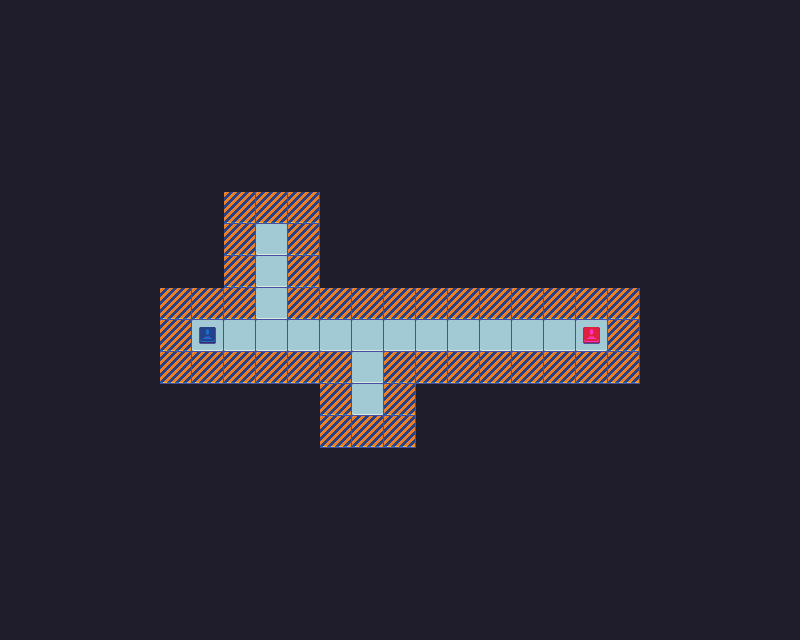

A 2D game scene composited from a Tiled map and its tileset images. What follows is a short description and the map's XML, with each tile layer's data collapsed to a summary:
An orthogonal 25x20 tile map with 32x32 px tiles, 2 tile layers (Tiles, Pickups) and 16 objects (12x solid, 2x item, start, end).

<map version="1.0" orientation="orthogonal" renderorder="right-down" width="25" height="20" tilewidth="32" tileheight="32" nextobjectid="40">
 <tileset firstgid="1" name="scifitiles-sheet" tilewidth="32" tileheight="32" tilecount="84">
  <image source="scifitiles-sheet.png" width="448" height="192" />
 </tileset>
 <layer name="Tiles" width="25" height="20">
  <data>[500 cells, 500 non-empty, 5 distinct tile ids]</data>
 </layer>
 <layer name="Pickups" width="25" height="20">
  <data>[500 cells, 0 non-empty, 0 distinct tile ids]</data>
 </layer>
 <objectgroup name="Pickups">
  <object id="22" name="item" x="256" y="224" width="32" height="32" />
  <object id="23" name="item" x="352" y="384" width="32" height="32" />
 </objectgroup>
 <objectgroup name="Walls">
  <object id="24" name="solid" x="224" y="192" width="96" height="32" />
  <object id="25" name="solid" x="288" y="224" width="32" height="96" />
  <object id="26" name="solid" x="320" y="288" width="320" height="32" />
  <object id="27" name="solid" x="608" y="320" width="32" height="64" />
  <object id="28" name="solid" x="384" y="352" width="224" height="32" />
  <object id="29" name="solid" x="384" y="384" width="32" height="64" />
  <object id="30" name="solid" x="320" y="416" width="64" height="32" />
  <object id="31" name="solid" x="320" y="352" width="32" height="64" />
  <object id="32" name="solid" x="160" y="352" width="160" height="32" />
  <object id="33" name="solid" x="160" y="288" width="32" height="64" />
  <object id="34" name="solid" x="192" y="288" width="64" height="32" />
  <object id="35" name="solid" x="224" y="224" width="32" height="64" />
 </objectgroup>
 <objectgroup name="StartPos">
  <object id="38" name="start" x="193" y="321" width="32" height="32" />
 </objectgroup>
 <objectgroup name="EndPos">
  <object id="37" name="end" x="576" y="320" width="32" height="32" />
 </objectgroup>
</map>
